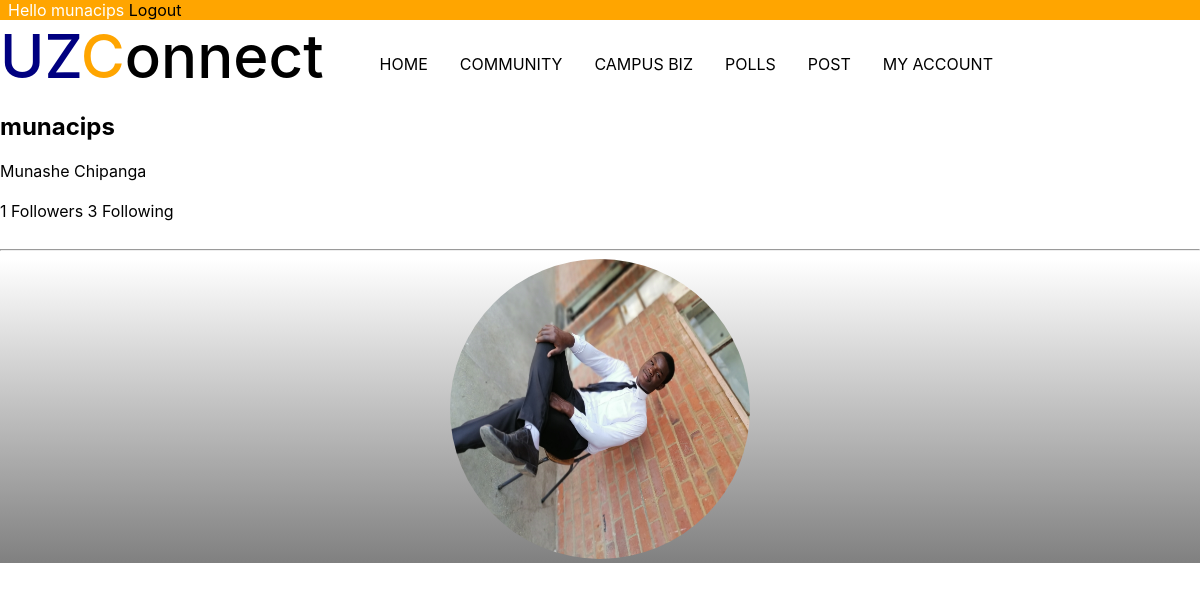
Screenshot of /community/myprofile/ (signed in) with the database file from the repository.
### community/models.py (models this page shows, shortened)
class Account(models.Model):
    PROGRAM = [
        ('aa','HVCDAM'),
        ('ab','HDCS'),
        ('ac','HANRE'),
        ('ad','HAI'),
        ('ae','HPPST'),
        ('af','HHPS'),
        ('ag','HCISS'),
        ('ah','HLPNS'),
        ('ai','HLIGC'),
        ('aj','HRSLPE'),
        ('aj','HMDST'),
        ('ak','HSSLM'),
        ('al','HWWMS'),
        ('am','HAEMS'),
        ('an','HCSRL'),
        ('ao','HAEST'),
        ('ap','HAEDMS'),
        ('aq','HFE'),
        ('ar','HWRIE'),
        ('as','HAPPDSE'),
        ('at','HFTRP'),
        ('au','HMMP'),
        ('av','HMMC'),
        ('aw','HLLIE'),
        ('ax','HMCTI'),
        ('ay','HMHT'),
        ('az','HPEHD'),
        ('ba','HRLDS'),
        ('bb','HAHKS'),
        ('bc','HASHD'),
        ('bd','DAH'),
        ('be','HIA'),
        ('bf','BAHEH'),
        ('bg','HHWS'),
        ('bh','HCDA'),
        ('bi','HJMB'),
        ('bj','HCPST'),
        ('bk','HRRDM'),
        ('bl','HPSACCF'),
        ('bm','HFORACC'),
        ('bn','HACCN'),
        ('bo','HFCSDA'),
        ('bp','HFISMGT'),
        ('bq','HARMGT'),
        ('br','HLHM'),
        ('bs','HCAHC'),
        ('bt','HITMI'),
        ('bu','HBED'),
        ('bv','HCM'),
        ('bw','HBMSDA'),
        ('bx','HBMI'),
        ('by','HDBANK'),
        ('bz','HPRM'),
        ('ca','HSCM'),
        ('cb','HECD'),
        ('cc','HBIE'),
        ('ca','HFET'),
        ('cb','HCOE'),
        ('cc','HET'),
        ('cd','HCF'),
        ('ce','HNE'),
        ('cf','HDS'),
        ('cg','HCE'),
        ('ch','HHE'),
        ('ci','HSE'),
        ('cj','HCS'),
        ('ck','HAI'),
        ('cl','HCC'),
        ('cm','HAUD'),
        ('cn','HPM'),
        ('co','HBMLS'),
        ('cp','HPT'),
        ('cq','HOT'),
        ('cr','HOE'),
        ('cs','HNS'),
        ('ct','HEHP'),
        ('cu','HRD'),
        ('cv','HRT'),
        ('cw','BSHO'),
        ('cx','BMS-MBChB'),
        ('cy','BMS-BDS'),
        ('cz','HPST'),
        ('da','HBIOENG'),
        ('db','HMANI'),
        ('dc','HSLT'),
        ('dd','BEDHJE'),
        ('de','HJEVA'),
        ('df','HJELA'),
        ('dg','HJESS'),
        ('dh','HJEMA'),
        ('di','HDMJES'),
        ('dj','HDMES'),
        ('dk','HEDSP'),
        ('dl','BEHSNAT'),
        ('dm','BSHBC'),
        ('dn','BEHCIMP'),
        ('do','BEHLG'),
        ('dp','BEHLL'),
        ('dq','BEHCRE'),
        ('dr','BEHHHED'),
        ('ds','HEMST'),
        ('dt','HMP'),
        ('du','HPAHE'),
        ('dv','HADTE'),
        ('dw','HENCEQS'),
        ('dx','BARCH'),
        ('dy','HCE (eng)'),
        ('dz','HENCEQS (civil)'),
        ('ea','HMIE'),
        ('eb','HMTE'),
        ('ec','HMET'),
        ('ed','HENMECH'),
        ('ee','HENIND'),
        ('ef','HENMTR'),
        ('eg','HENELENG'),
        ('eh','HENPENG'),
        ('ei','AUTO'),
        ('ej','AEROV'),
        ('ek','AEROM'),
        ('el','HGEG'),
        ('em','HGES'),
        ('en','HLAM'),
        ('eo','HSPM'),
        ('ep','HTSD'),
        ('eq','HRE'),
        ('er','LLBS'),
        ('es','LLBSS'),
        ('et','HBCBMB'),
        ('eu','HBCCBT'),
        ('ev','HBCGBE'),
        ('ew','HBCBIM'),
        ('ex','HBCIEM'),
        ('ey','HBCBPBMC'),
        ('ez','BZHSC'),
        ('fa','HFRWE'),
        ('f','HBHC'),
        ('f','HPEC'),
        ('f','HASE'),
        ('f','HFSSC'),
        ('f','HICH'),
        ('f','HPHC'),
        ('f','HGL'),
        ('f','HPCT'),
        ('f','HGISEO'),
        ('f','HGISINT'),
        ('f','MCH'),
        ('f','HASC'),
        ('f','HFM'),
        ('f','HDSC'),
        ('f','HASTS'),
        ('f','HND'),
        ('f','HFST'),
        ('f','HSST'),
        ('f','HMCS'),
        ('f','HIPH'),
        ('f','HMS'),
        ('f','HMPH'),
        ('f','GPM'),
        ('f','POSD'),
        ('f','BSCID'),
        ('ga','BSTACD'),
        ('gb','HISO'),
        ('gc','HUD'),
        ('gd','HCS (crim)'),
        ('ge','BCLL'),
        ('gf','HSSM'),
        ('gg','HPSAD'),
        ('gh','HIOP'),
        ('gi','HCDP'),
        ('gj','HDP'),
        ('gk','HFPC'),
        ('gl','HTSD'),
        ('gm','HSW'),
        ('gn','HVSB'),
        ('go','HVSP'),
        ('gp','HVST'),
        ('gq','BVSc'),
    ]
    user = models.OneToOneField(User,on_delete=models.CASCADE)
    program = models.CharField(max_length=2,choices=PROGRAM)
    display_picture = models.ImageField(upload_to='accounts/display_pictures/',null=True,blank=True)
    editor = models.BooleanField(default=False)
    activated = models.BooleanField(default=False)
    bio = models.TextField(blank=True,null=True,max_length=1000)
    followers = models.ManyToManyField(User,related_name='user_followers',symmetrical=False,blank=True)
    following = models.ManyToManyField(User,related_name='user_following',symmetrical=False,blank=True)
    def __str__(self):
        return self.user.username
    def count_followers(self):
        return self.followers.count()
    def count_following(self):
        return self.following.count()

### community/views.py (the view)
# urls.py: path('myprofile/',views.myprofile,name="myprofile"),
@login_required(login_url='/community/login/')
def myprofile(request):
    if isinstance(request.user, User):
        id = request.user.id
    user = User.objects.get(id=id)
    acc = Account.objects.get(user=user)
    context = {
        'acc' : acc,
        'user': user
    }
    return render(request,'community/myprofile.html',context)

### community/templates/community/myprofile.html (shortened to what this page needs)
{% extends 'news/layout.html' %}
{% block content %}
    <div>
        <h2>{{acc}}</h2>
        <div>{{user.first_name}} {{user.last_name}}</div><br>
        <div>{{acc.count_followers}} Followers {{acc.count_following}} Following</div><br>
        <hr>
        <div style="text-align: center; background-image: linear-gradient(white,grey);">
            <img class="avatar" src="{{MEDIA_URL}}{{acc.display_picture.url}}" alt="">
        </div>
    </div>
{% endblock %}

### news/templates/news/layout.html (shortened to what this page needs)
<!DOCTYPE html>
<html lang="en">
<head>
    {% load static %}
    <link rel="stylesheet" href="{% static 'css/main.css' %}">
    {% load static %}
    {% load static %}
</head>
<body style="font-family: -apple-system, BlinkMacSystemFont, 'Segoe UI', Roboto, Oxygen, Ubuntu, Cantarell, 'Open Sans', 'Helvetica Neue', sans-serif">
    <div class="username">
        <span>Hello {{request.user}} <a href="/community/logout/">Logout</a></span>
    </div>
    <div class="hero">
        <span class="logo" onclick="location.href='/'"><span style="color: navy;">UZ</span><span style="color: orange;">C</span>onnect</span>
        <div class="desktop">
            <nav class="menu">
                <ul>
                    <li><a href="/">HOME</a></li>
                    <li><a href="/community/">COMMUNITY</a></li>
                    <li><a href="/biz/">CAMPUS BIZ</a></li>
                    <li><a href="/votings/">POLLS</a></li>
                    <li><a href="/biz/post/">POST</a></li>
                    <li><a href="/community/myaccount/">MY ACCOUNT</a></li>
                </ul>
            </nav>
        </div>
    </div>
    <div>
        {% block content %}
        {% endblock %}
    </div>
</body>
</html>

### static/static_files/css/main.css (style rules this page uses)
html,body { margin: 0; padding: 0; }
.hero { display: flex; flex-direction: row; align-items: center; background-color: white; }
.logo { font-size: 60px; font-weight: 500; }
.menu { display: block; }
.menu ul li { float: left; list-style-type: none; padding: 1em; }
a { color: black; text-decoration: none; }
.username { background-color: orange; color: white; }
.username span { padding: 0.5em; }
img { width: 100%; height: 100%; border-radius: 1em; }

### community/templates/community/myprofile.html (style rules this page uses)
.avatar { border-radius: 50%; width: 25vw; height: 25vw; }

### rows the page displays
Account: user.username "munacips", count_followers "1", count_following "3", display_picture (picture)

### other values shown
{{ request.user }} "munacips"
{{ user.first_name }} "Munashe"
{{ user.last_name }} "Chipanga"
